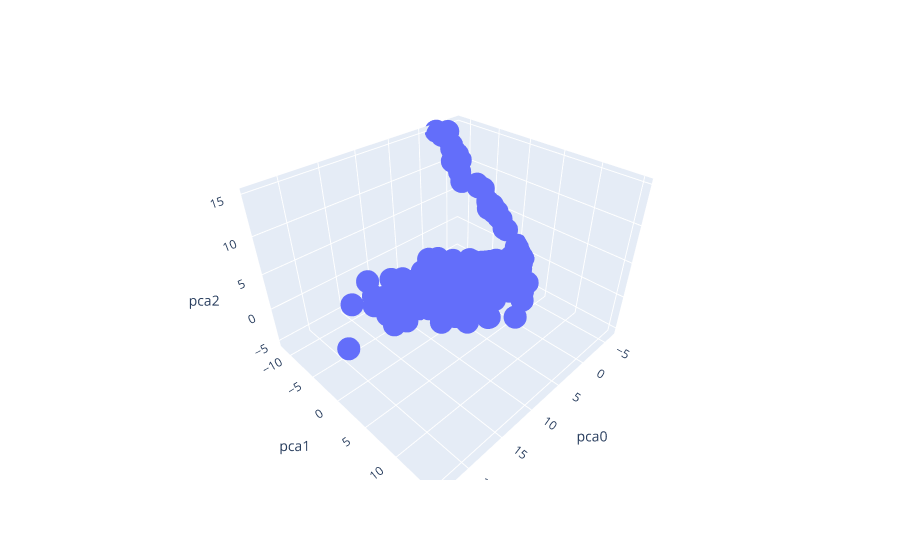

Notebook cell for this chart:
### Markdown cell above
### Visualising 3D relationships (3 PCs)

### Code cell
fig = px.scatter_3d(principal_components_tables["3-components"], x='pca0', y='pca1', z='pca2')
fig.show()

### Figure 1 — Plotly figure (JSON) as saved in the notebook; plotly's stock layout.template omitted (floating-point values rounded to 4 significant figures; data arrays with more than 128 entries replaced by an {"elided": "..."} marker saying what was removed)
{"data": [{"hovertemplate": "pca0=%{x}<br>pca1=%{y}<br>pca2=%{z}<extra></extra>", "legendgroup": "", "marker": {"color": "#636efa", "symbol": "circle"}, "mode": "markers", "name": "", "scene": "scene", "showlegend": false, "type": "scatter3d", "x": {"elided": "528 float values"}, "y": {"elided": "528 float values"}, "z": {"elided": "528 float values"}}], "layout": {"legend": {"tracegroupgap": 0}, "margin": {"t": 60}, "scene": {"domain": {"x": [0, 1], "y": [0, 1]}, "xaxis": {"title": {"text": "pca0"}}, "yaxis": {"title": {"text": "pca1"}}, "zaxis": {"title": {"text": "pca2"}}}}}
